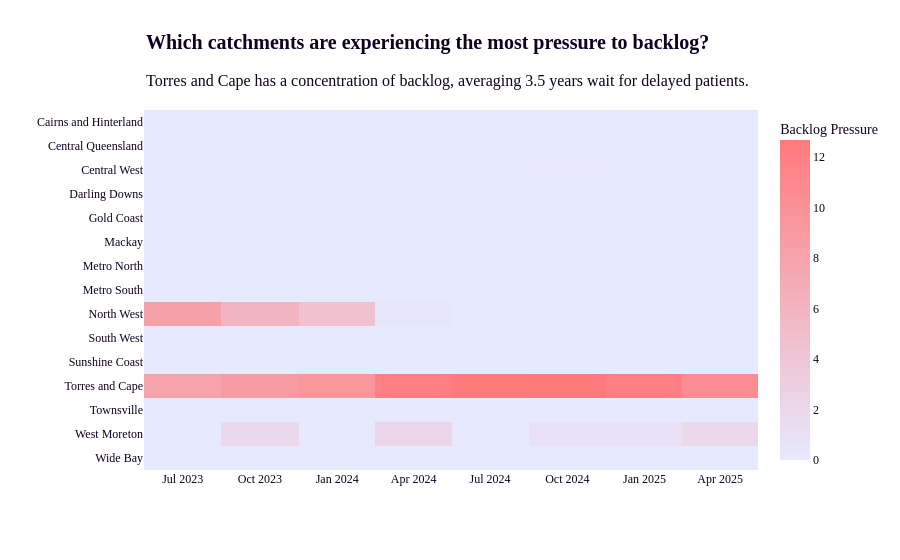

The notebook cell saved with this chart:
### Markdown cell above
### Backlog Pressure
#### Which catchments are experiencing the most pressure to backlog?

_What is backlog?_

The waitlist has segmented patients into time bands (tiers), allowing for patients to be weighted by tier. Backlog pressure weights delayed patients relative to how far their wait exceeds the desired threshold. Patients within the desired threshold are assigned a weight of 0 and excluded from backlog pressure.
For patients waiting beyond 24 months(the desired wait), 24 months is deducted from the average of their time band. Remaining months are then divided by 24 months. 1 is added to ensure patients carry a weight above 1, so multiplication amplifies rather than reduces their count.

Weighting Formula:
$$(\frac{\bar{x} - 24}{24} + 1) \times patient = \text{weighted patient}$$

_How is pressure measured?_ 

Pressure is expressed as the proportion of backlog to the weighted waitlist overall, where zero indicates no backlog pressure.

____
  
_Why is backlog pressure important to insights on effectiveness and the silhouette of participation within catchments?_ 
   
The effectiveness of a catchment's waitlist process is tied to the presence of long-waiting patients. This measure divides catchments with intensive backlog from those free of backlog.
The silhouette of participation shows the reaction to treatment rates without bringing to light the extent of wait pressure within catchments. Backlog Pressure disproves the possibility of an equivalent body of long-waiting patients obscuring patient exits and it confirms that the unaccounted patients in the silhoutte are genuine exits.
    

Reasoning & Limitations: It is suitable to measure proportional percentage in backlog pressure because the metric is a ratio by design with no meaningful absolute.

### Code cell
# proportional catchment backlog
# rows    = catchment y-axis
# columns = quarter x-axis
# values  = % of backlog
df = df_catchment_backlog[df_catchment_backlog['quarter'] >= '2023-06-01']
df_pivot = df.pivot(index='catchment', columns='quarter', values='proportional_backlog')
torres_cape_wait = df_torres_cape_wait['avg_wait_years'].values[0]

fig4 = px.imshow(
    df_pivot,
    color_continuous_scale=[
        [0.0, '#E7E9FF'],   # violet - exits likely
        [1.0, '#FF7A7B'],   # coral - retention
    ],
    aspect='auto',
    labels=dict(color='Backlog Pressure')
)
fig4.update_traces(
    hovertemplate=(
        '<b>%{y}</b><br>'
        'Quarter: %{x}<br>'
        '%{z:.1f}% Backlog Pressure<br>'
        '<extra></extra>'
    )
)

fig4.update_layout(
    font=dict(color='rgba(13,2,33,1)', family='DM Sans'),
    paper_bgcolor="rgba(255,255,255,1)",  # outer canvas
    plot_bgcolor="rgba(255,255,255,1)",   # inner plot area 
    margin=dict(b=90, r=50, t=110, l=50),
    yaxis_title="",
    xaxis_title="",
    title="",
    annotations=[
        dict( #Main title
                x=0,
                y=1.15,
                            xref="paper",
                            yref="paper",
                            text="<b>Which catchments are experiencing the most pressure to backlog?</b>",
                            showarrow=False,
                            font=dict(size=20, color="rgba(13, 2, 33, 1)",),
                            align="left",
                            xanchor="left",
                            yanchor="bottom"
                        ),
    
        dict( #title commentary and description
                            x=0,
                            y=1.05,
                            xref="paper",
                            yref="paper",
                            text=f"<span>Torres and Cape has a concentration of backlog, averaging {torres_cape_wait:,.1f} years wait for delayed patients.</span>",
                            showarrow=False,
                            font=dict(size=16, color="rgba(13, 2, 33, 1)",),
                            align="left",
                            xanchor="left",
                            yanchor="bottom"
                        ),
        dict( #y-axis title
                            x=-0.075,
                            y=1,
                            xref="paper",
                            yref="paper",
                            text="",
                            showarrow=False,
                            font=dict(size=14, color="rgba(13, 2, 33, 1)",),
                            align="left",
                            xanchor="left",
                            yanchor="bottom"
                        ),
        dict( #caption
                            x=-0.01,
                            y=-.3,
                            xref="paper",
                            yref="paper",
                            text=" North West & Torres and Cape are each serviced by two participating public dental clinics. West Morten experiences subtle pressure with six clinics on demand.",
                            showarrow=False,
                            font=dict(size=14, color="rgba(13, 2, 33, 1)",),
                            align="left",
                            xanchor="left",
                            yanchor="bottom"
                        ),
       
    ]
)

### Figure 1 — Plotly figure (JSON) as saved in the notebook; plotly's stock layout.template omitted (floating-point values rounded to 4 significant figures)
{"data": [{"coloraxis": "coloraxis", "hovertemplate": "<b>%{y}</b><br>Quarter: %{x}<br>%{z:.1f}% Backlog Pressure<br><extra></extra>", "name": "0", "type": "heatmap", "x": ["2023-07-01", "2023-10-01", "2024-01-01", "2024-04-01", "2024-07-01", "2024-10-01", "2025-01-01", "2025-04-01"], "xaxis": "x", "y": ["Cairns and Hinterland", "Central Queensland", "Central West", "Darling Downs", "Gold Coast", "Mackay", "Metro North", "Metro South", "North West", "South West", "Sunshine Coast", "Torres and Cape", "Townsville", "West Moreton", "Wide Bay"], "yaxis": "y", "z": [[0, 0, 0, 0, 0, 0, 0, 0], [0, 0, 0, 0, 0, 0, 0, 0], [0, 0, 0.02, 0.03, 0.05, 0.07, 0.04, 0], [0, 0, 0, 0, 0, 0, 0, 0], [0, 0, 0, 0, 0, 0, 0, 0], [0, 0.02, 0, 0, 0, 0, 0, 0], [0, 0, 0, 0, 0, 0, 0, 0], [0, 0, 0, 0, 0, 0, 0, 0], [8.31, 6.06, 4.57, 0.31, 0, 0, 0, 0.04], [0, 0, 0, 0, 0, 0, 0, 0], [0, 0, 0, 0, 0, 0, 0, 0.01], [7.97, 8.82, 9.42, 12.04, 12.62, 12.68, 12, 10.48], [0, 0, 0, 0, 0, 0, 0, 0], [0, 1.8, 0.01, 2.16, 0, 0.87, 0.94, 1.93], [0, 0, 0, 0, 0, 0, 0, 0]]}], "layout": {"annotations": [{"align": "left", "font": {"color": "rgba(13, 2, 33, 1)", "size": 20}, "showarrow": false, "text": "<b>Which catchments are experiencing the most pressure to backlog?</b>", "x": 0, "xanchor": "left", "xref": "paper", "y": 1.15, "yanchor": "bottom", "yref": "paper"}, {"align": "left", "font": {"color": "rgba(13, 2, 33, 1)", "size": 16}, "showarrow": false, "text": "<span>Torres and Cape has a concentration of backlog, averaging 3.5 years wait for delayed patients.</span>", "x": 0, "xanchor": "left", "xref": "paper", "y": 1.05, "yanchor": "bottom", "yref": "paper"}, {"align": "left", "font": {"color": "rgba(13, 2, 33, 1)", "size": 14}, "showarrow": false, "text": "", "x": -0.075, "xanchor": "left", "xref": "paper", "y": 1, "yanchor": "bottom", "yref": "paper"}, {"align": "left", "font": {"color": "rgba(13, 2, 33, 1)", "size": 14}, "showarrow": false, "text": " North West & Torres and Cape are each serviced by two participating public dental clinics. West Morten experiences subtle pressure with six clinics on demand.", "x": -0.01, "xanchor": "left", "xref": "paper", "y": -0.3, "yanchor": "bottom", "yref": "paper"}], "coloraxis": {"colorbar": {"title": {"text": "Backlog Pressure"}}, "colorscale": [[0, "#E7E9FF"], [1, "#FF7A7B"]]}, "font": {"color": "rgba(13,2,33,1)", "family": "DM Sans"}, "margin": {"b": 90, "l": 50, "r": 50, "t": 110}, "paper_bgcolor": "rgba(255,255,255,1)", "plot_bgcolor": "rgba(255,255,255,1)", "title": {"text": ""}, "xaxis": {"anchor": "y", "domain": [0, 1], "title": {"text": ""}}, "yaxis": {"anchor": "x", "autorange": "reversed", "domain": [0, 1], "title": {"text": ""}}}}
